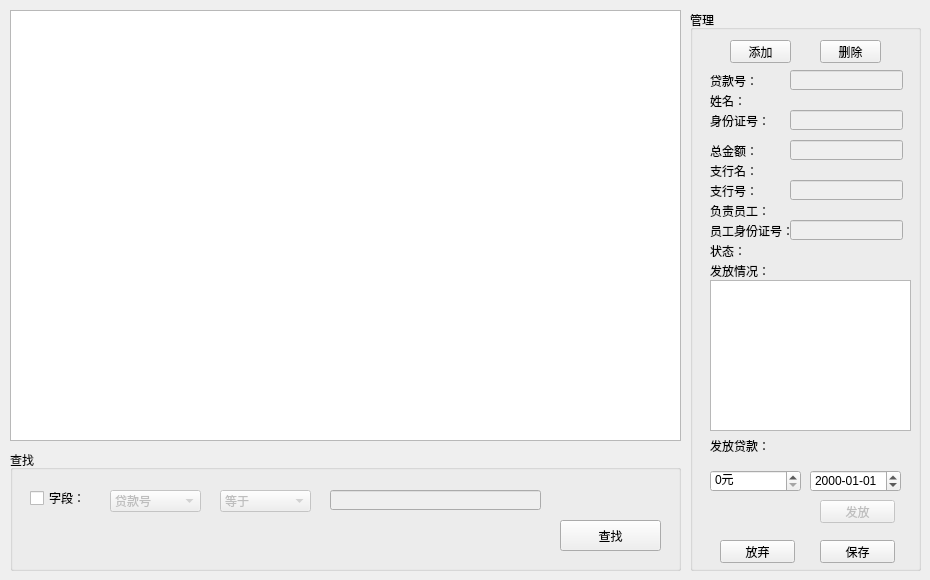
    <widget class="QWidget" name="tab_5">
     <attribute name="title">
      <string>贷款管理</string>
     </attribute>
     <widget class="QTableView" name="loanTableView">
      <property name="geometry">
       <rect>
        <x>10</x>
        <y>10</y>
        <width>671</width>
        <height>431</height>
       </rect>
      </property>
     </widget>
     <widget class="QGroupBox" name="loanSearchGroupBox">
      <property name="geometry">
       <rect>
        <x>10</x>
        <y>450</y>
        <width>671</width>
        <height>121</height>
       </rect>
      </property>
      <property name="title">
       <string>查找</string>
      </property>
      <widget class="QPushButton" name="loanSearchPushButton">
       <property name="geometry">
        <rect>
         <x>550</x>
         <y>70</y>
         <width>101</width>
         <height>31</height>
        </rect>
       </property>
       <property name="text">
        <string>查找</string>
       </property>
      </widget>
      <widget class="QCheckBox" name="loantSearchCheckBox">
       <property name="geometry">
        <rect>
         <x>20</x>
         <y>40</y>
         <width>59</width>
         <height>16</height>
        </rect>
       </property>
       <property name="text">
        <string>字段：</string>
       </property>
      </widget>
      <widget class="QComboBox" name="loanSearchOpComboBox">
       <property name="enabled">
        <bool>false</bool>
       </property>
       <property name="geometry">
        <rect>
         <x>210</x>
         <y>40</y>
         <width>91</width>
         <height>22</height>
        </rect>
       </property>
       <item>
        <property name="text">
         <string>等于</string>
        </property>
       </item>
       <item>
        <property name="text">
         <string>不等于</string>
        </property>
       </item>
       <item>
        <property name="text">
         <string>包含</string>
        </property>
       </item>
      </widget>
      <widget class="QLineEdit" name="loanSearchLineEdit">
       <property name="enabled">
        <bool>false</bool>
       </property>
       <property name="geometry">
        <rect>
         <x>320</x>
         <y>40</y>
         <width>211</width>
         <height>20</height>
        </rect>
       </property>
      </widget>
      <widget class="QComboBox" name="loanSearchColComboBox">
       <property name="enabled">
        <bool>false</bool>
       </property>
       <property name="geometry">
        <rect>
         <x>100</x>
         <y>40</y>
         <width>91</width>
         <height>22</height>
        </rect>
       </property>
       <item>
        <property name="text">
         <string>贷款号</string>
        </property>
       </item>
       <item>
        <property name="text">
         <string>姓名</string>
        </property>
       </item>
       <item>
        <property name="text">
         <string>身份证号</string>
        </property>
       </item>
       <item>
        <property name="text">
         <string>总金额</string>
        </property>
       </item>
       <item>
        <property name="text">
         <string>支行名</string>
        </property>
       </item>
       <item>
        <property name="text">
         <string>支行号</string>
        </property>
       </item>
       <item>
        <property name="text">
         <string>负责员工</string>
        </property>
       </item>
       <item>
        <property name="text">
         <string>员工号</string>
        </property>
       </item>
       <item>
        <property name="text">
         <string>状态</string>
        </property>
       </item>
      </widget>
     </widget>
     <widget class="QGroupBox" name="groupBox">
      <property name="geometry">
       <rect>
        <x>690</x>
        <y>10</y>
        <width>231</width>
        <height>561</height>
       </rect>
      </property>
      <property name="title">
       <string>管理</string>
      </property>
      <widget class="QPushButton" name="loanDeletePushButton">
       <property name="geometry">
        <rect>
         <x>130</x>
         <y>30</y>
         <width>61</width>
         <height>23</height>
        </rect>
       </property>
       <property name="text">
        <string>删除</string>
       </property>
      </widget>
      <widget class="QPushButton" name="loanAddPushButton">
       <property name="geometry">
        <rect>
         <x>40</x>
         <y>30</y>
         <width>61</width>
         <height>23</height>
        </rect>
       </property>
       <property name="text">
        <string>添加</string>
       </property>
      </widget>
      <widget class="QPushButton" name="loanSavePushButton">
       <property name="geometry">
        <rect>
         <x>130</x>
         <y>530</y>
         <width>75</width>
         <height>23</height>
        </rect>
       </property>
       <property name="text">
        <string>保存</string>
       </property>
      </widget>
      <widget class="QPushButton" name="loanAbortPushButton">
       <property name="geometry">
        <rect>
         <x>30</x>
         <y>530</y>
         <width>75</width>
         <height>23</height>
        </rect>
       </property>
       <property name="text">
        <string>放弃</string>
       </property>
      </widget>
      <widget class="QTableView" name="loanOutTableView">
       <property name="geometry">
        <rect>
         <x>20</x>
         <y>270</y>
         <width>201</width>
         <height>151</height>
        </rect>
       </property>
      </widget>
      <widget class="QLabel" name="loanLabel">
       <property name="geometry">
        <rect>
         <x>20</x>
         <y>65</y>
         <width>48</width>
         <height>12</height>
        </rect>
       </property>
       <property name="text">
        <string>贷款号：</string>
       </property>
      </widget>
      <widget class="QLabel" name="loanLabel_2">
       <property name="geometry">
        <rect>
         <x>20</x>
         <y>85</y>
         <width>36</width>
         <height>12</height>
        </rect>
       </property>
       <property name="text">
        <string>姓名：</string>
       </property>
      </widget>
      <widget class="QLabel" name="loanLabel_3">
       <property name="geometry">
        <rect>
         <x>20</x>
         <y>105</y>
         <width>60</width>
         <height>12</height>
        </rect>
       </property>
       <property name="text">
        <string>身份证号：</string>
       </property>
      </widget>
      <widget class="QLabel" name="loanLabel_5">
       <property name="geometry">
        <rect>
         <x>20</x>
         <y>155</y>
         <width>48</width>
         <height>12</height>
        </rect>
       </property>
       <property name="text">
        <string>支行名：</string>
       </property>
      </widget>
      <widget class="QLabel" name="loanLabel_6">
       <property name="geometry">
        <rect>
         <x>20</x>
         <y>175</y>
         <width>48</width>
         <height>12</height>
        </rect>
       </property>
       <property name="text">
        <string>支行号：</string>
       </property>
      </widget>
      <widget class="QLabel" name="loanLabel_7">
       <property name="geometry">
        <rect>
         <x>20</x>
         <y>195</y>
         <width>60</width>
         <height>12</height>
        </rect>
       </property>
       <property name="text">
        <string>负责员工：</string>
       </property>
      </widget>
      <widget class="QLabel" name="loanLabel_8">
       <property name="geometry">
        <rect>
         <x>20</x>
         <y>215</y>
         <width>84</width>
         <height>12</height>
        </rect>
       </property>
       <property name="text">
        <string>员工身份证号：</string>
       </property>
      </widget>
      <widget class="QLabel" name="loanLabel_9">
       <property name="geometry">
        <rect>
         <x>20</x>
         <y>235</y>
         <width>36</width>
         <height>12</height>
        </rect>
       </property>
       <property name="text">
        <string>状态：</string>
       </property>
      </widget>
      <widget class="QLabel" name="loanLabel_10">
       <property name="geometry">
        <rect>
         <x>20</x>
         <y>255</y>
         <width>60</width>
         <height>12</height>
        </rect>
       </property>
       <property name="text">
        <string>发放情况：</string>
       </property>
      </widget>
      <widget class="QLabel" name="loanLabel_4">
       <property name="geometry">
        <rect>
         <x>20</x>
         <y>135</y>
         <width>48</width>
         <height>12</height>
        </rect>
       </property>
       <property name="text">
        <string>总金额：</string>
       </property>
      </widget>
      <widget class="QLabel" name="loanLabel_13">
       <property name="geometry">
        <rect>
         <x>20</x>
         <y>430</y>
         <width>60</width>
         <height>12</height>
        </rect>
       </property>
       <property name="text">
        <string>发放贷款：</string>
       </property>
      </widget>
      <widget class="QSpinBox" name="loanSpinBox">
       <property name="enabled">
        <bool>true</bool>
       </property>
       <property name="geometry">
        <rect>
         <x>20</x>
         <y>460</y>
         <width>91</width>
         <height>22</height>
        </rect>
       </property>
       <property name="suffix">
        <string>元</string>
       </property>
       <property name="maximum">
        <number>2147483647</number>
       </property>
       <property name="singleStep">
        <number>1000</number>
       </property>
      </widget>
      <widget class="QPushButton" name="loanOutPushButton">
       <property name="enabled">
        <bool>false</bool>
       </property>
       <property name="geometry">
        <rect>
         <x>130</x>
         <y>490</y>
         <width>75</width>
         <height>23</height>
        </rect>
       </property>
       <property name="text">
        <string>发放</string>
       </property>
      </widget>
      <widget class="QLineEdit" name="loanIDLineEdit">
       <property name="enabled">
        <bool>false</bool>
       </property>
       <property name="geometry">
        <rect>
         <x>100</x>
         <y>60</y>
         <width>113</width>
         <height>20</height>
        </rect>
       </property>
      </widget>
      <widget class="QLineEdit" name="loanCIDlineEdit">
       <property name="enabled">
        <bool>false</bool>
       </property>
       <property name="geometry">
        <rect>
         <x>100</x>
         <y>100</y>
         <width>113</width>
         <height>20</height>
        </rect>
       </property>
      </widget>
      <widget class="QLineEdit" name="loanSOMLineEdit">
       <property name="enabled">
        <bool>false</bool>
       </property>
       <property name="geometry">
        <rect>
         <x>100</x>
         <y>130</y>
         <width>113</width>
         <height>20</height>
        </rect>
       </property>
      </widget>
      <widget class="QLineEdit" name="loanBIDLineEdit">
       <property name="enabled">
        <bool>false</bool>
       </property>
       <property name="geometry">
        <rect>
         <x>100</x>
         <y>170</y>
         <width>113</width>
         <height>20</height>
        </rect>
       </property>
      </widget>
      <widget class="QLineEdit" name="loadEIDLineEdit">
       <property name="enabled">
        <bool>false</bool>
       </property>
       <property name="geometry">
        <rect>
         <x>100</x>
         <y>210</y>
         <width>113</width>
         <height>20</height>
        </rect>
       </property>
      </widget>
      <widget class="QLabel" name="loanNameLabel">
       <property name="geometry">
        <rect>
         <x>100</x>
         <y>85</y>
         <width>220</width>
         <height>12</height>
        </rect>
       </property>
       <property name="text">
        <string/>
       </property>
      </widget>
      <widget class="QLabel" name="loanBNameLabel">
       <property name="geometry">
        <rect>
         <x>100</x>
         <y>155</y>
         <width>220</width>
         <height>12</height>
        </rect>
       </property>
       <property name="text">
        <string/>
       </property>
      </widget>
      <widget class="QLabel" name="loanStateLabel">
       <property name="geometry">
        <rect>
         <x>100</x>
         <y>235</y>
         <width>220</width>
         <height>12</height>
        </rect>
       </property>
       <property name="text">
        <string/>
       </property>
      </widget>
      <widget class="QLabel" name="loanENameLabel">
       <property name="geometry">
        <rect>
         <x>100</x>
         <y>195</y>
         <width>220</width>
         <height>12</height>
        </rect>
       </property>
       <property name="text">
        <string/>
       </property>
      </widget>
      <widget class="QDateEdit" name="loanOutDateEdit">
       <property name="enabled">
        <bool>true</bool>
       </property>
       <property name="geometry">
        <rect>
         <x>120</x>
         <y>460</y>
         <width>91</width>
         <height>22</height>
        </rect>
       </property>
       <property name="displayFormat">
        <string>yyyy-MM-dd</string>
       </property>
      </widget>
     </widget>
    </widget>
